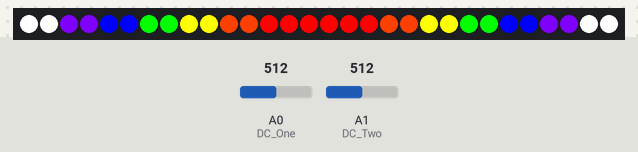
The sketch below on a simulated Arduino Uno, built with avr-gcc and run on an emulated ATmega328P. On the bench: 30 RGB LEDs in strip order, left to right. The inputs (shaded band) are chosen by the test bench; at power-on: A0 (DC_One) = 512, A1 (DC_Two) = 512. Dim RGB values are drawn brighter than linear; what the sketch prints to the serial monitor is not drawn.

Above: at 1.2 s.
1.3 s: A0 (DC_One) set to 210
At 1.7 s:
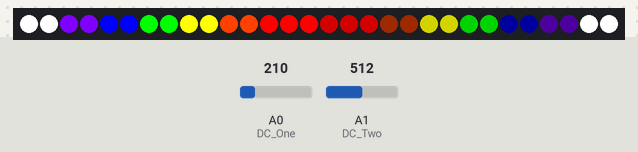
2.8 s: A0 (DC_One) set to 181
At 3.7 s:
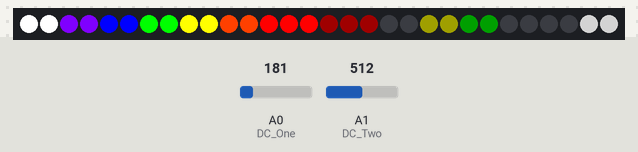
4.3 s: A1 (DC_Two) set to 210
At 5.2 s:
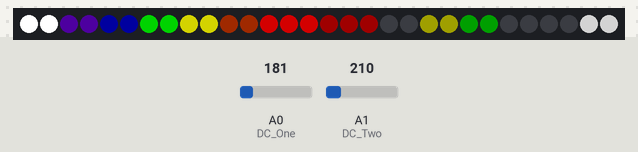
5.8 s: A1 (DC_Two) set to 186
At 6.2 s:
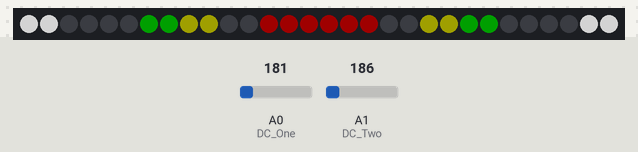
7.3 s: A1 (DC_Two) set to 511
At 8.2 s:
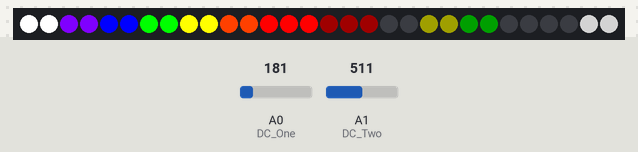
10.3 s: A0 (DC_One) set to 163
11.8 s: A0 (DC_One) set to 141
At 12.8 s:
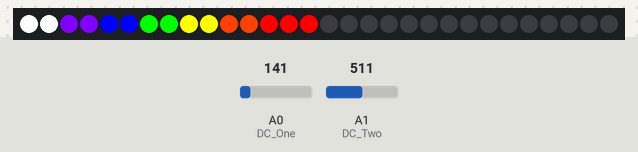
Timing chart, 0 to 14.3 s (numbered marks = the images above; inputs shaded):
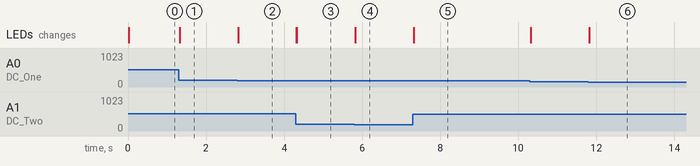

Measured:
- the behaviour switches between 200 and 199 on A0 (DC_One) (found by bisection; images 1 and 2)
- the behaviour switches between 200 and 199 on A1 (DC_Two) (found by bisection; images 3 and 4)
- after the input at 1.3 s, the LEDs: change at once (image 1)
- after the input at 2.8 s, the LEDs: change at once (image 2)
- after the input at 4.3 s, the LEDs: first change at once (image 3 shows a later state)
- after the input at 5.8 s, the LEDs: change at once (image 4)
- after the input at 7.3 s, the LEDs: change at once (image 5)
- after the input at 11.8 s, the LEDs: change at once (image 6)

The sketch:

Audio_Visualizer_Stereo.ino
```cpp
#include <Adafruit_NeoPixel.h>

//********************Spectrum Shield pin connections************************************************************************************************************************************************************************
#define STROBE 4
#define RESET 5
#define DC_One A0
#define DC_Two A1
#define PIN 3
#define LEDNUM 30
#define BAND_NUM 7
#define OFFTHRESH  0.000
#define LOWTHRESH  0.125
#define MIDTHRESH  0.500
#define HIGHTHRESH 1.000
Adafruit_NeoPixel strip = Adafruit_NeoPixel(LEDNUM , PIN, NEO_GRB + NEO_KHZ800);

//********************Define spectrum variables******************************************************************************************************************************************************************************
int freq_band;
int StereoLeft[BAND_NUM];
int StereoRight[BAND_NUM];
int CENTER = LEDNUM/2;
//              R     O    Y    G    B    P    W
int Red[]     ={255, 255, 255,   0,   0, 127, 255};
int Green[]   ={  0,  64, 255, 255,   0,   0, 255};
int Blue[]    ={  0,   0,   0,   0, 255, 255, 255};
//********************Threshold_values***************************************************************************************************************************************************************************************
int lowcut[]  ={150, 200, 150, 175, 200, 200, 150};
int midcut[]  ={200, 250, 200, 200, 300, 225, 175};
int highcut[] ={250, 500, 250, 300, 500, 275, 200};
int Mono[BAND_NUM];
int i;

//********************Setup Loop********************************************************************************************************************************************************************************************

void setup() {

//********************Set spectrum Shield pin configurations*****************************************************************************************************************************************************************

  Serial.begin (9600);
  pinMode(STROBE, OUTPUT);
  pinMode(RESET, OUTPUT);
  pinMode(DC_One, INPUT);
  pinMode(DC_Two, INPUT);
  digitalWrite(STROBE, HIGH);
  digitalWrite(RESET, HIGH);

//********************Initialize Strip***************************************************************************************************************************************************************************************+

  strip.begin();
  strip.setPixelColor(0, strip.Color(0,0,0));
  strip.show();

//********************Initialize Spectrum Analyzers**************************************************************************************************************************************************************************

  digitalWrite(STROBE, LOW);
  delay(1);
  digitalWrite(RESET, HIGH);
  delay(1);
  digitalWrite(STROBE, HIGH);
  delay(1);
  digitalWrite(STROBE, LOW);
  delay(1);
  digitalWrite(RESET, LOW);
}

//********************Main Function Loop************************************************************************************************************************************************************************************

void loop() {
  Read_Frequencies();
  Graph_Frequencies();
  Display_lights();
}

//********************Pull frquencies from Spectrum Shield*******************************************************************************************************************************************************************

void Read_Frequencies(){

//********************Read frequencies for each band*************************************************************************************************************************************************************************

  for (freq_band = 0; freq_band<BAND_NUM; freq_band++)
  {
    StereoLeft[freq_band] = analogRead(DC_One);
    StereoRight[freq_band] = analogRead(DC_Two);
    Mono[freq_band] = (StereoLeft[freq_band]+ StereoRight[freq_band])/2;
    digitalWrite(STROBE, HIGH);
    digitalWrite(STROBE, LOW);
  }
}

//********************Serial Plotter*****************************************************************************************************************************************************************************************

void Graph_Frequencies(){
 Serial.print(500);
  Serial.print(" ");
 Serial.print(0);
  Serial.print(" ");

//********************Choose Which Frequency to Graph************************************************************************************************************************************************************************

// Serial.println(Mono[0]);
// Serial.println(Mono[1]);
// Serial.println(Mono[2]);
// Serial.println(Mono[3]);
// Serial.println(Mono[4]);
// Serial.println(Mono[5]);
// Serial.println(Mono[6]);
}

//********************Sets left channel color********************************************************************************************************************************************************************************
uint32_t Stereo_Left_color(int i){
  double threshold = HIGHTHRESH;
  if (StereoLeft[i]<lowcut[i]){
   threshold = OFFTHRESH ;
  }
  if (StereoLeft[i]>=lowcut[i] && StereoLeft[i]<midcut[i]){
    threshold = LOWTHRESH ;
  }
  if (StereoLeft[i]>=midcut[i] && StereoLeft[i]<highcut[i]){
    threshold = MIDTHRESH;
  }
  if (StereoLeft[i]>=highcut[i]){
    threshold = HIGHTHRESH;
  }
 return strip.Color( Red[i]*threshold, Green[i]*threshold, Blue[i]*threshold);
}

//********************Sets right channel color******************************************************************************************************************************************************************************
uint32_t Stereo_Right_color(int i){
  double threshold = HIGHTHRESH;
  if (StereoRight[i]<lowcut[i]){
   threshold = OFFTHRESH ;
  }
  if (StereoRight[i]>=lowcut[i] && StereoRight[i]<midcut[i]){
    threshold = LOWTHRESH ;
  }
  if (StereoRight[i]>=midcut[i] && StereoRight[i]<highcut[i]){
    threshold = MIDTHRESH;
  }
  if (StereoRight[i]>=highcut[i]){
    threshold = HIGHTHRESH;
  }
 return strip.Color( Red[i]*threshold, Green[i]*threshold, Blue[i]*threshold);
}


//********************Creating Threshhold for Each color********************************************************************************************************************************************************************
void Display_lights(){
  for(int i=0;i<BAND_NUM;i++){
    uint32_t l_color = Stereo_Left_color(i);
    uint32_t r_color = Stereo_Right_color(i);

//********************Left***************************************************************************************************************************************************************************************************

    if (i == 0){
      strip.setPixelColor(CENTER-i*2 , l_color );
    }
    strip.setPixelColor(CENTER+i*2+1 , l_color );
    strip.setPixelColor(CENTER+i*2+2 , l_color );

//********************Right**************************************************************************************************************************************************************************************************

    if (i == 0){
      strip.setPixelColor(CENTER-i*2-1 , r_color );
    }
    strip.setPixelColor(CENTER-i*2-2 , r_color );
    strip.setPixelColor(CENTER-i*2-3 , r_color );
    strip.show ();
  }
  delay(10);
}
```
